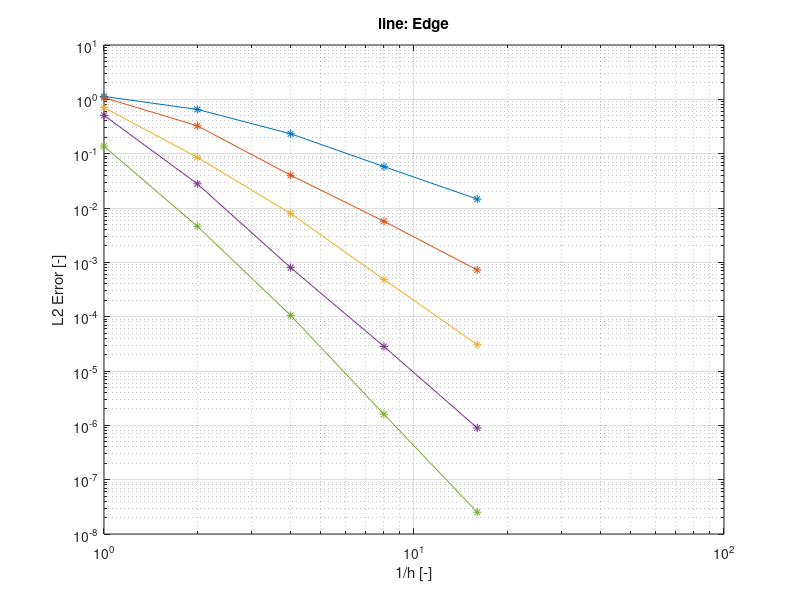

Write MATLAB code to recreate this figure.
close all;
clear all;

h = [1, 0.5, 0.25, 0.125, 0.0625];
p = [1:5];

l2 = ...
    [...
        +1.131157e+00 , +6.525446e-01 , +2.322987e-01 , +5.779563e-02 , +1.457881e-02 ; ...
        +1.075659e+00 , +3.259000e-01 , +4.009796e-02 , +5.697928e-03 , +7.230599e-04 ; ...
        +7.064195e-01 , +8.558323e-02 , +7.916540e-03 , +4.836531e-04 , +3.047550e-05 ; ...
        +5.071560e-01 , +2.786054e-02 , +7.985148e-04 , +2.830611e-05 , +8.941516e-07 ; ...
        +1.371007e-01 , +4.608069e-03 , +1.056545e-04 , +1.596523e-06 , +2.514349e-08 ; ...
    ];

P = size(p, 2);
H = size(h, 2);

delta = zeros(P, H - 1);

for i = 1:H-1
  delta(:, i) = ...
    (log10(l2(:, i + 1)) - log10(l2(:, i))) / ...
    (log10(1/h(i + 1))   - log10(1/h(i)));
end

delta

figure;
loglog(1./h, l2', '-*');
grid;
title('line: Edge');

xlabel('1/h [-]');
ylabel('L2 Error [-]');
